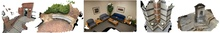
%> input picture media/teaser.jpg, 220 x 33 px, shrunk from 5586 x 829 before the run
$ octave --eval "result = s3_map('../../../media/teaser.jpg');"   (GNU Octave 9; MATLAB toolbox functions it lacks are replaced by stand-ins)
%> lines starting %> are read from the running program, lines starting %| are printed output that depends on the picture
### advtex_init_align/eval/s3/disp_progress.m

function disp_progress(p, p_max)

persistent p_last;
if (nargin == 0)
  p_last = [];
  fprintf(1, '%s\n', '');
  return;
end

p_done = p / p_max * 100;
p_done = round(p_done / 10) * 10;

%[p_done p_last]

if (p_done == p_last)
  return;
end

if (~isempty(p_last))
%  fprintf(1, '%d\n', p_last);
  fprintf(1, '%s\b\b\b\b\b\b\b\b\b\b\b\b\b\b\b\b\b', '');
%  return;
end
p_last = p_done;

switch (p_done)
  case 0
    fprintf(1, '%s', '[          ] 0%  ');
  case 10
    fprintf(1, '%s', '[|         ] 10% ');
  case 20
    fprintf(1, '%s', '[||        ] 20% ');
  case 30
    fprintf(1, '%s', '[|||       ] 30% ');
  case 40
    fprintf(1, '%s', '[||||      ] 40% ');
  case 50
    fprintf(1, '%s', '[|||||     ] 50% ');
  case 60
    fprintf(1, '%s', '[||||||    ] 60% ');
  case 70
    fprintf(1, '%s', '[|||||||   ] 70% ');
  case 80
    fprintf(1, '%s', '[||||||||  ] 80% ');
  case 90
    fprintf(1, '%s', '[||||||||| ] 90% ');
  case 100
    fprintf(1, '%s', '[||||||||||] 100% ');
end
drawnow;

### advtex_init_align/eval/s3/s3_map.m
function [s_map1 s_map2 s3] = s3_map(img_f, save_dir, show_res)
%> called with img_f = '../../../media/teaser.jpg'
% Input: img is a gray scale image, in double type, range from 0 - 255.
% You have to convert to gray scale if your image
% is color. You also have to cast img to double in order to run this code
% Parameter show_res = 1 to show results
% Output:
% s_map1: The sharpness map measure based on spectral slope
% s_map2: The sharpness map measure based on total variation (spatial)
% s3: the final sharpness map (combination of s_map1 and s_map2)
RGB = imread(img_f);
%> RGB is the input picture: size 33x220x3 uint8; mean R, G, B 172.7, 164.5, 153.2
I = rgb2gray(RGB);
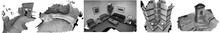
%> I: size 33x220 uint8; min 0, max 255, mean 165.7
img = im2double(I) * 255;

if nargin < 2
  show_res = 0;
end

% ----------------------------------------------------------------------
% blr_map1
s_map1 = spectral_map(img, 16);

%-----------------------------------------------------------------------
% blr_map2
s_map21 = spatial_map(img, 8); % Spatial map, blocks start from (1,1)
s_map22 = spatial_map(img, 4); % Spatial map, blocks start from (5,5)
s_map2 = max(s_map21, s_map22);

%-----------------------------------------------------------------------
% combine
s_map1(s_map1 < -99) = 0;
s_map2(s_map2 < -99) = 0;

alpha = 0.5;
s3 = (s_map1.^alpha) .* ((s_map2).^(1-alpha));

s_map1_f = fullfile(save_dir, 's_map1.mat');
s_map2_f = fullfile(save_dir, 's_map2.mat');
s3_f = fullfile(save_dir, 's3.mat');

save(s_map1_f, "s_map1", "-v7");
save(s_map2_f, "s_map2", "-v7");
save(s3_f, "s3", "-v7");

if show_res
  figure; imshow(s_map1);
  figure; imshow(s_map2);
  figure; imshow(img/255);
  figure; imshow(s3);
end
end %function

%% Spectral Sharpness, slope of power spectrum
function res = spectral_map(img, pad_len)
%> called with pad_len = 16
blk_size = 32; %big block size for more coefficients of the power spectrum
d_blk = blk_size/4; % Distance b/w blocks

pad_L = fliplr(img(:, 1:pad_len)); % Take 16 columns on the left of the
                                    % original image to pad to the left
pad_R = fliplr(img(:, end-pad_len:end));%Take 16 columns on the right of the
                                        % original image to pad to the
                                        % right
img = [pad_L img pad_R]; %Pad left and right
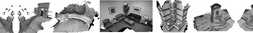
%> img: size 33x253 double; min 0, max 255, mean 169.5

pad_T = flipud(img(1:pad_len, :)); %Similarly, pad top and bottom
pad_B = flipud(img(end-pad_len:end, :));
img = [pad_T; img; pad_B];
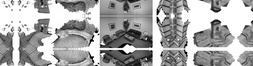
%> img: size 66x253 double; min 0, max 255, mean 169.5

num_rows = size(img, 1);
%> num_rows = 66
num_cols = size(img, 2);
%> num_cols = 253
res = zeros(num_rows, num_cols) - 100;
contrast_thresold = 0;

disp_progress; % Just to show progress
for r = blk_size/2+1:d_blk:num_rows-blk_size/2 % Just start from inside blocks
                                                % of the padded image
  disp_progress(r, num_rows);
  for c = blk_size/2+1:d_blk:num_cols-blk_size/2
    gry_blk = img(...
      r-blk_size/2:r+blk_size/2-1,...
      c-blk_size/2:c+blk_size/2-1 ...
      );
    contrastMap = contrast_map_overlap(gry_blk);
    if(max(contrastMap(:))> contrast_thresold) % Avoid the case when contrast = 0
      val = blk_amp_spec_slope_eo_toy(gry_blk); % Val(1) will be the slope of
                                                % power spectrum of the block
      val(1) = 1 - 1 ./ (1 + exp(-3*(val(1) - 2))); %Input to a sigmoid function
      %if(max(gry_blk(:))==min(gry_blk(:))) % Black block
       % val_1 = 0;
      %else
        val_1 = val(1);
      %end
    else
        val_1 = 0;
    end
    res(...
      r-d_blk/2:r+d_blk/2-1,...
      c-d_blk/2:c+d_blk/2-1 ...
      ) = val_1;
  end
end
% Remove padded parts
res = res(pad_len+1:end-pad_len-1, pad_len+1:end-pad_len-1);
end % function

%% ---Spatial Sharpness, local total variation
% [54 lines left out: function spatial_map, not called in this run]
%> (the run ends here)
